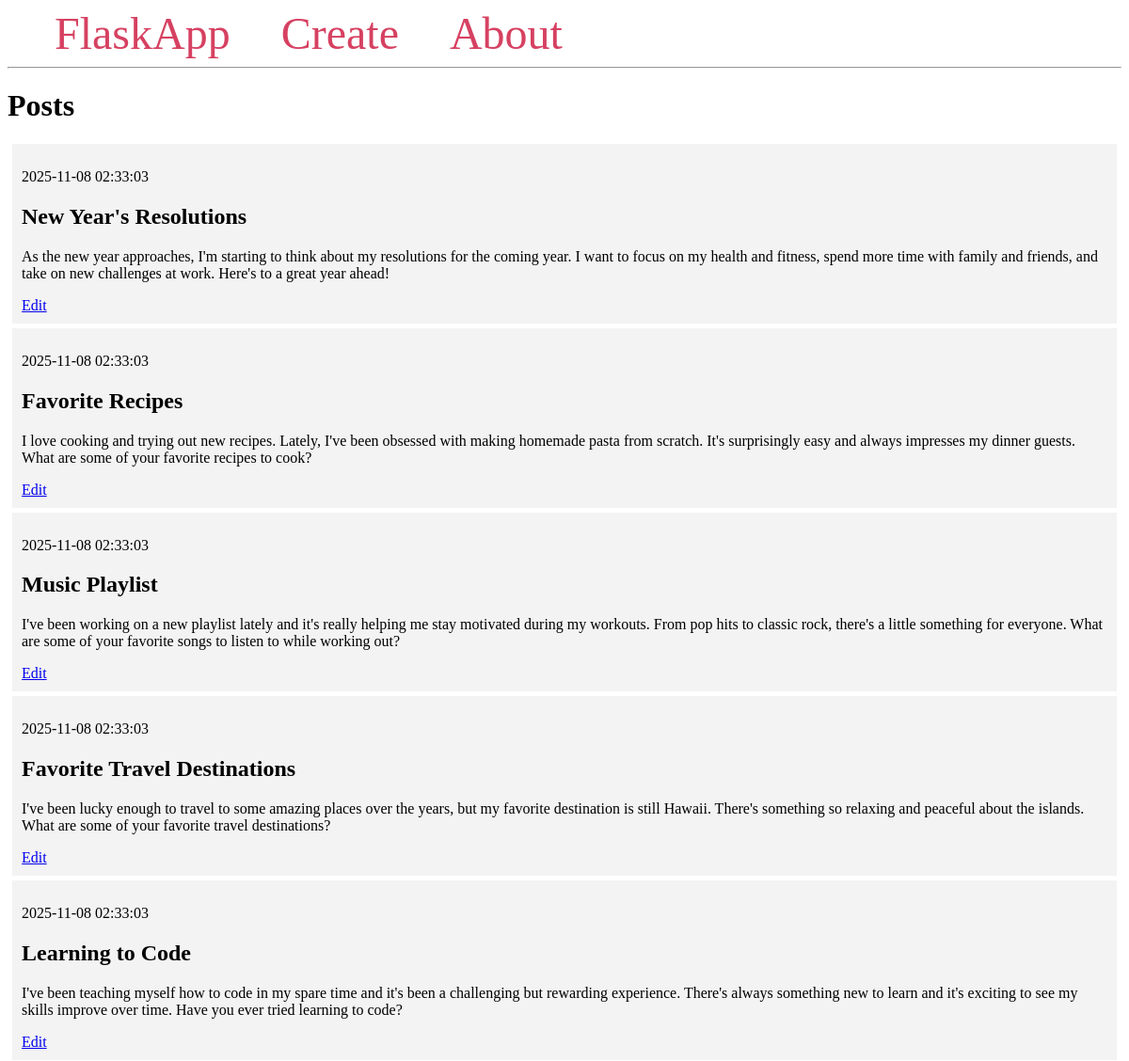
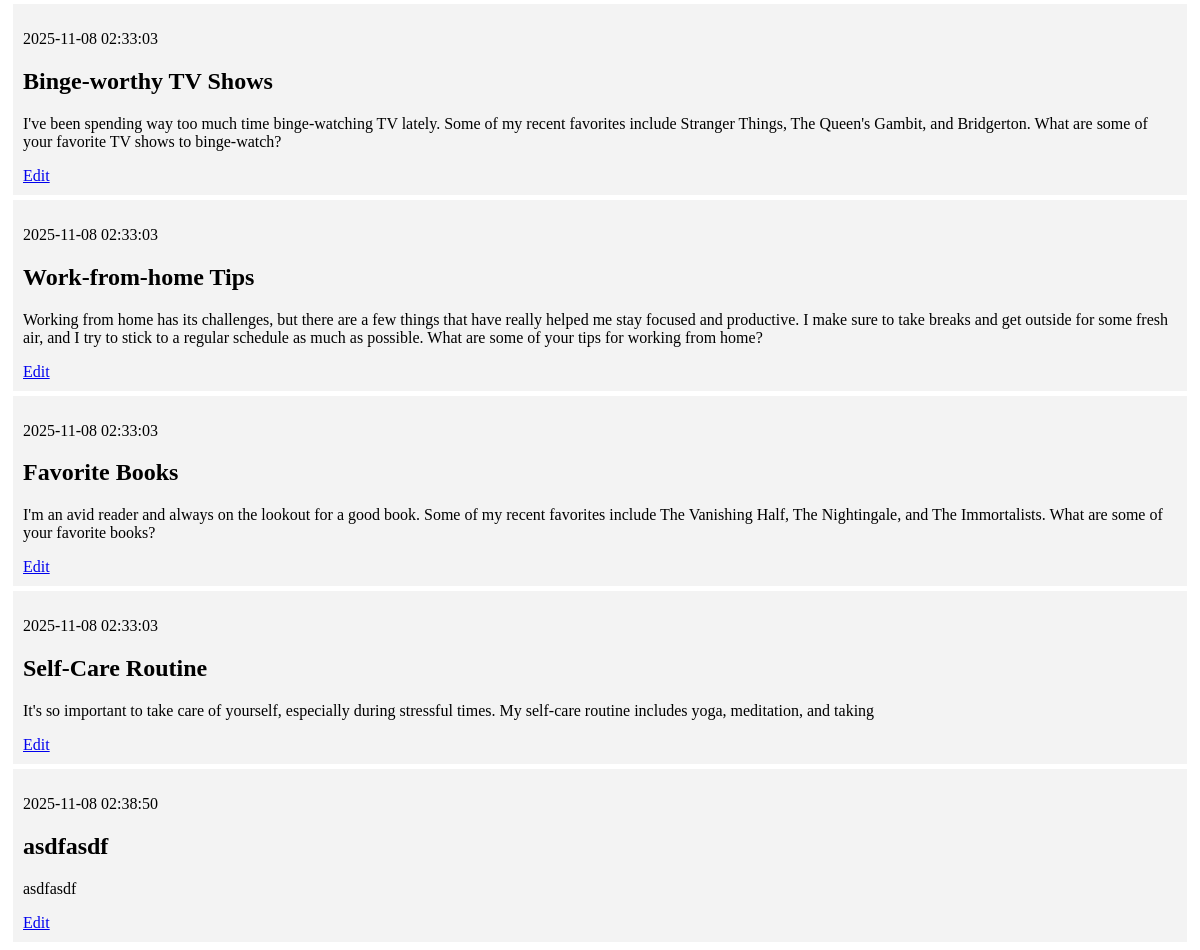
Before: / with the older database file (2 pictures, top to bottom).
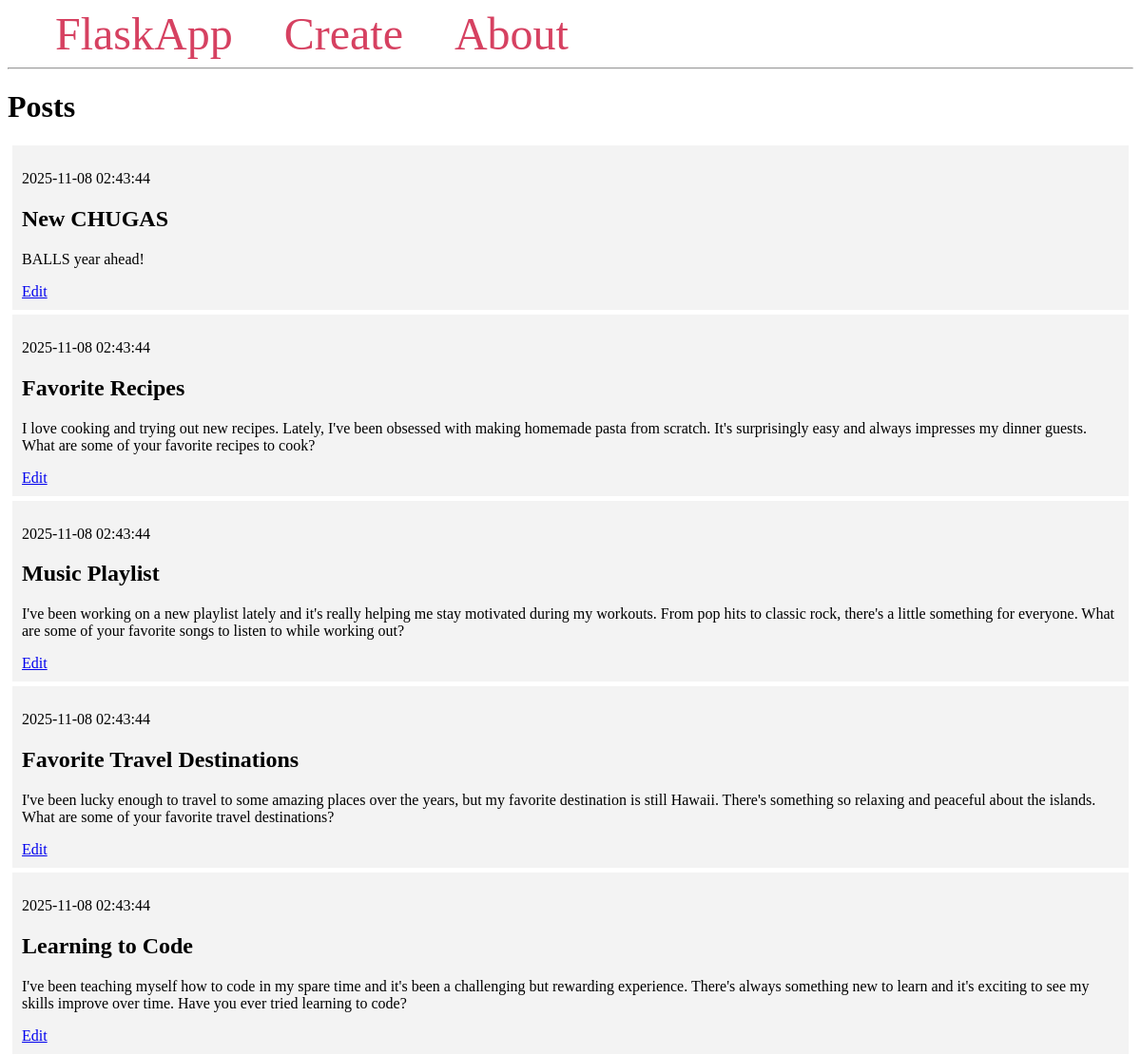
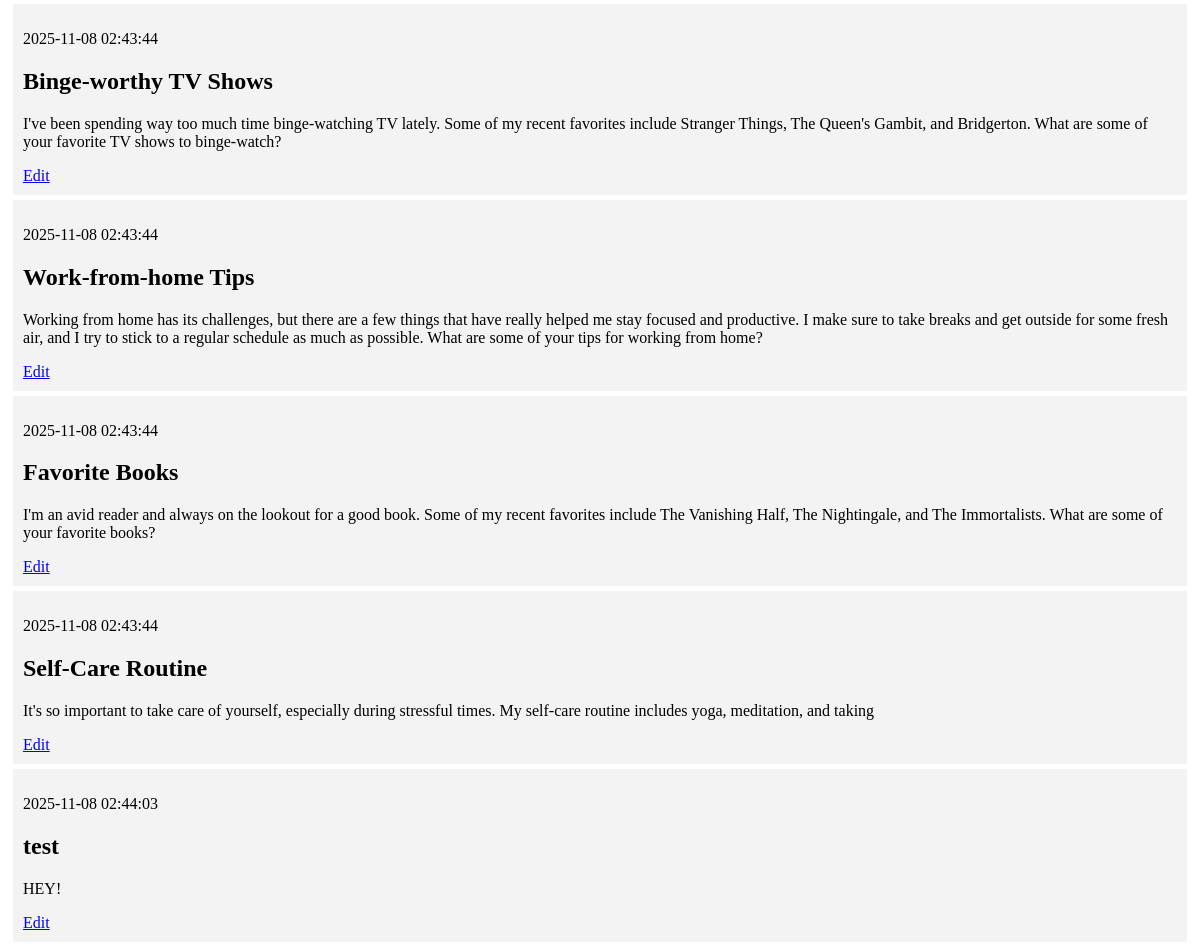
After: the same page with the newer database file (2 pictures, top to bottom).
### tables this page shows
CREATE TABLE posts (
    id INTEGER PRIMARY KEY AUTOINCREMENT,
    created TIMESTAMP NOT NULL DEFAULT CURRENT_TIMESTAMP,
    title TEXT NOT NULL,
    content TEXT NOT NULL
);

### app.py (the view)
@app.route('/')
def index():
    conn = get_db_connection()
    posts = conn.execute('SELECT * FROM posts').fetchall()
    conn.close()
    return render_template('index.html', posts=posts)

### app.py (called while the page is built)
def get_db_connection():
    conn = sqlite3.connect('database.db')
    conn.row_factory = sqlite3.Row
    return conn

### templates/index.html
{% extends 'base.html' %}
{% block content %}
    <h1>{% block title %} Posts {% endblock %}</h1>
    {% for post in posts %}
        <div class='post'>
            <p>{{ post['created'] }}</p>
            <h2>{{ post['title'] }}</h2>
            <p>{{ post['content'] }}</p>
            <a href="{{ url_for('edit', id=post['id'])  }}">Edit</a>
        </div>
    {% endfor %}
{% endblock %}

### templates/base.html (shortened to what this page needs)
<!DOCTYPE html>
<html lang="en">
<head>
</head>
<body>
    <nav>
        <a href="{{ url_for('index') }}">FlaskApp</a>
        <a href="{{ url_for('create') }}">Create</a>
        <a href="#">About</a>
    </nav>
    <hr>
    <div class="content">
        {% block content %} {% endblock %}
    </div>
</body>
</html>

### templates/base.html (style rules this page uses)
.post { padding: 10px; margin: 5px; background-color: #f3f3f3 }
nav a { color: #d64161; font-size: 3em; margin-left: 50px; text-decoration: none; }

Changed rows visible on the page:
removed posts: created "2025-11-08 02:33:03", title "New Year's Resolutions", content "As the new year approaches, I'm starting to think about my resolutions for the coming year. I want to focus on my health and fitness, spend more time with family and friends, and take on new challenges at work. Here's to a great year ahead!"
removed posts: created "2025-11-08 02:38:50", title "asdfasdf", content "asdfasdf"
added posts: created "2025-11-08 02:43:44", title "New CHUGAS", content "BALLS year ahead!"
changed posts "Favorite Recipes": created "2025-11-08 02:33:03" → "2025-11-08 02:43:44"
changed posts "Music Playlist": created "2025-11-08 02:33:03" → "2025-11-08 02:43:44"
changed posts "Favorite Travel Destinations": created "2025-11-08 02:33:03" → "2025-11-08 02:43:44"
changed posts "Learning to Code": created "2025-11-08 02:33:03" → "2025-11-08 02:43:44"
changed posts "Binge-worthy TV Shows": created "2025-11-08 02:33:03" → "2025-11-08 02:43:44"
changed posts "Work-from-home Tips": created "2025-11-08 02:33:03" → "2025-11-08 02:43:44"
changed posts "Favorite Books": created "2025-11-08 02:33:03" → "2025-11-08 02:43:44"
changed posts "Self-Care Routine": created "2025-11-08 02:33:03" → "2025-11-08 02:43:44"
added posts: created "2025-11-08 02:44:03", title "test", content "HEY!"
